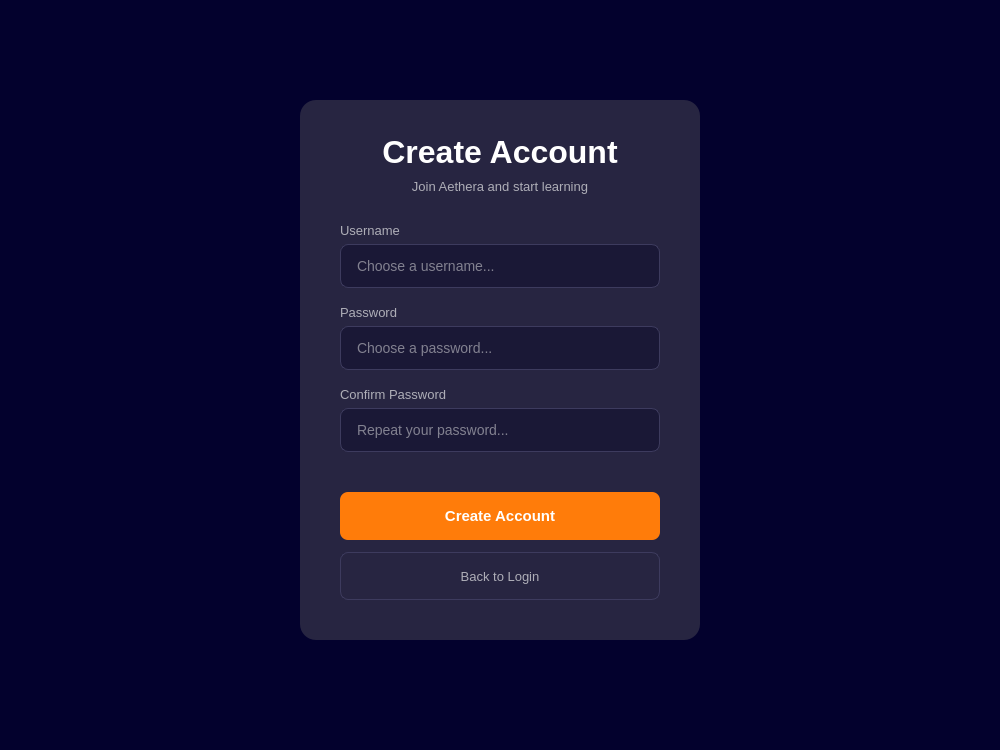
<?xml version="1.0" encoding="UTF-8"?>
<ui version="4.0">
 <class>Register</class>
 <widget class="QMainWindow" name="Register">
  <property name="geometry">
   <rect>
    <x>0</x>
    <y>0</y>
    <width>1000</width>
    <height>750</height>
   </rect>
  </property>
  <property name="minimumSize">
   <size>
    <width>1000</width>
    <height>750</height>
   </size>
  </property>
  <property name="maximumSize">
   <size>
    <width>1000</width>
    <height>750</height>
   </size>
  </property>
  <property name="windowTitle">
   <string>Aethera — Create Account</string>
  </property>
  <widget class="QWidget" name="centralwidget">
   <property name="styleSheet">
    <string notr="true">
QWidget#centralwidget {
    background-color: #03012D;
}
QWidget#card {
    background-color: #272541;
    border-radius: 16px;
}
QLabel#labelTitle {
    color: #FFFFFF;
    font-size: 32px;
    font-weight: bold;
}
QLabel#labelSubtitle {
    color: #AEAEB7;
    font-size: 13px;
}
QLabel#labelUsername,
QLabel#labelPassword,
QLabel#labelConfirm {
    color: #AEAEB7;
    font-size: 13px;
}
QLineEdit#inputUsername,
QLineEdit#inputPassword,
QLineEdit#inputConfirm {
    background-color: #1A1836;
    color: #EAEAEA;
    font-size: 14px;
    border: 1px solid #3D3B5E;
    border-radius: 8px;
    padding: 10px 14px;
}
QLineEdit#inputUsername:focus,
QLineEdit#inputPassword:focus,
QLineEdit#inputConfirm:focus {
    border: 1px solid #FF7C0A;
}
QPushButton#buttonCreate {
    background-color: #FF7C0A;
    color: #FFFFFF;
    font-size: 15px;
    font-weight: bold;
    border: none;
    border-radius: 8px;
    padding: 12px;
}
QPushButton#buttonCreate:hover {
    background-color: #e06e08;
}
QPushButton#buttonBack {
    background-color: transparent;
    color: #AEAEB7;
    font-size: 13px;
    border: 1px solid #3D3B5E;
    border-radius: 8px;
    padding: 12px;
}
QPushButton#buttonBack:hover {
    background-color: #302F4B;
    color: #FFFFFF;
}
QLabel#labelError {
    color: #FF6B6B;
    font-size: 12px;
}
QLabel#labelSuccess {
    color: #00D4AA;
    font-size: 12px;
}
    </string>
   </property>
   <widget class="QWidget" name="card" native="true">
    <property name="geometry">
     <rect>
      <x>300</x>
      <y>100</y>
      <width>400</width>
      <height>540</height>
     </rect>
    </property>
    <widget class="QLabel" name="labelTitle">
     <property name="geometry">
      <rect>
       <x>0</x>
       <y>30</y>
       <width>400</width>
       <height>44</height>
      </rect>
     </property>
     <property name="text">
      <string>Create Account</string>
     </property>
     <property name="alignment">
      <set>Qt::AlignmentFlag::AlignCenter</set>
     </property>
    </widget>
    <widget class="QLabel" name="labelSubtitle">
     <property name="geometry">
      <rect>
       <x>0</x>
       <y>76</y>
       <width>400</width>
       <height>20</height>
      </rect>
     </property>
     <property name="text">
      <string>Join Aethera and start learning</string>
     </property>
     <property name="alignment">
      <set>Qt::AlignmentFlag::AlignCenter</set>
     </property>
    </widget>
    <widget class="QLabel" name="labelUsername">
     <property name="geometry">
      <rect>
       <x>40</x>
       <y>120</y>
       <width>320</width>
       <height>20</height>
      </rect>
     </property>
     <property name="text">
      <string>Username</string>
     </property>
    </widget>
    <widget class="QLineEdit" name="inputUsername">
     <property name="geometry">
      <rect>
       <x>40</x>
       <y>144</y>
       <width>320</width>
       <height>44</height>
      </rect>
     </property>
     <property name="placeholderText">
      <string>Choose a username...</string>
     </property>
    </widget>
    <widget class="QLabel" name="labelPassword">
     <property name="geometry">
      <rect>
       <x>40</x>
       <y>202</y>
       <width>320</width>
       <height>20</height>
      </rect>
     </property>
     <property name="text">
      <string>Password</string>
     </property>
    </widget>
    <widget class="QLineEdit" name="inputPassword">
     <property name="geometry">
      <rect>
       <x>40</x>
       <y>226</y>
       <width>320</width>
       <height>44</height>
      </rect>
     </property>
     <property name="echoMode">
      <enum>QLineEdit::EchoMode::Password</enum>
     </property>
     <property name="placeholderText">
      <string>Choose a password...</string>
     </property>
    </widget>
    <widget class="QLabel" name="labelConfirm">
     <property name="geometry">
      <rect>
       <x>40</x>
       <y>284</y>
       <width>320</width>
       <height>20</height>
      </rect>
     </property>
     <property name="text">
      <string>Confirm Password</string>
     </property>
    </widget>
    <widget class="QLineEdit" name="inputConfirm">
     <property name="geometry">
      <rect>
       <x>40</x>
       <y>308</y>
       <width>320</width>
       <height>44</height>
      </rect>
     </property>
     <property name="echoMode">
      <enum>QLineEdit::EchoMode::Password</enum>
     </property>
     <property name="placeholderText">
      <string>Repeat your password...</string>
     </property>
    </widget>
    <widget class="QLabel" name="labelError">
     <property name="geometry">
      <rect>
       <x>40</x>
       <y>362</y>
       <width>320</width>
       <height>20</height>
      </rect>
     </property>
     <property name="text">
      <string/>
     </property>
    </widget>
    <widget class="QPushButton" name="buttonCreate">
     <property name="geometry">
      <rect>
       <x>40</x>
       <y>392</y>
       <width>320</width>
       <height>48</height>
      </rect>
     </property>
     <property name="text">
      <string>Create Account</string>
     </property>
    </widget>
    <widget class="QPushButton" name="buttonBack">
     <property name="geometry">
      <rect>
       <x>40</x>
       <y>452</y>
       <width>320</width>
       <height>48</height>
      </rect>
     </property>
     <property name="text">
      <string>Back to Login</string>
     </property>
    </widget>
   </widget>
  </widget>
 </widget>
 <resources/>
 <connections/>
</ui>
